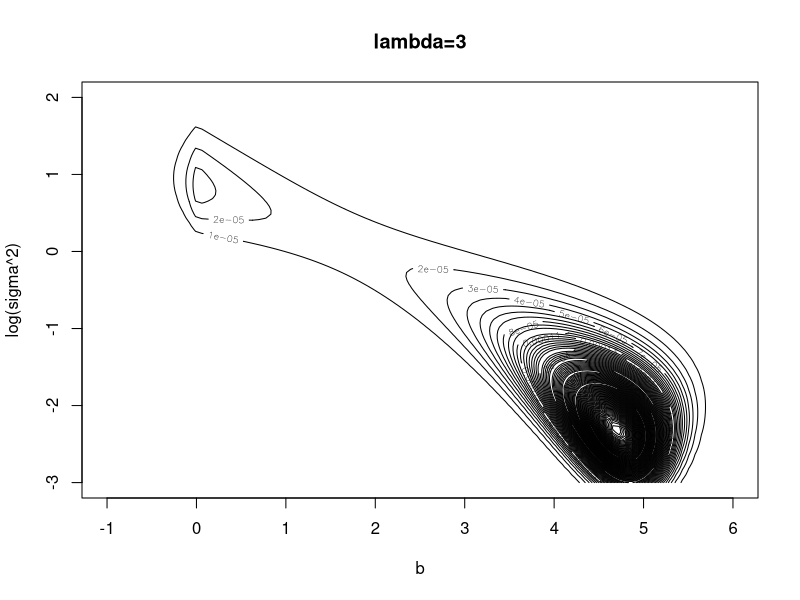
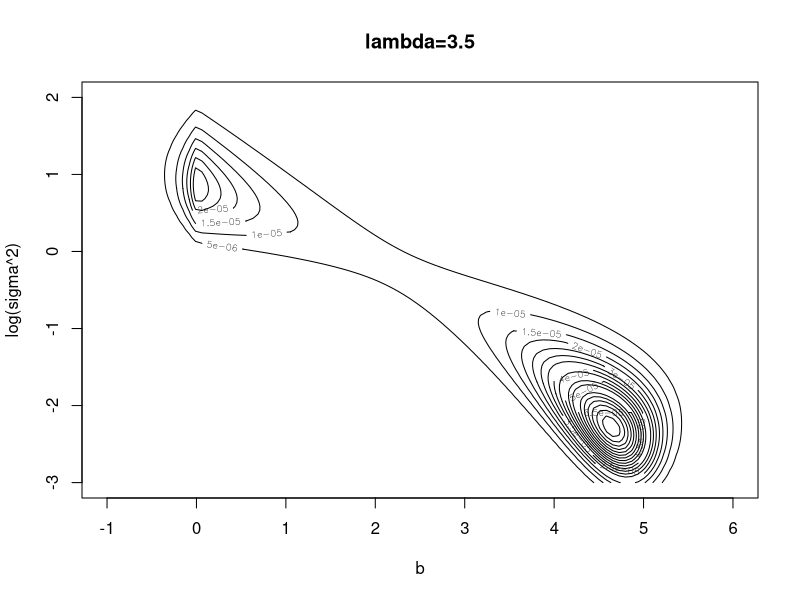
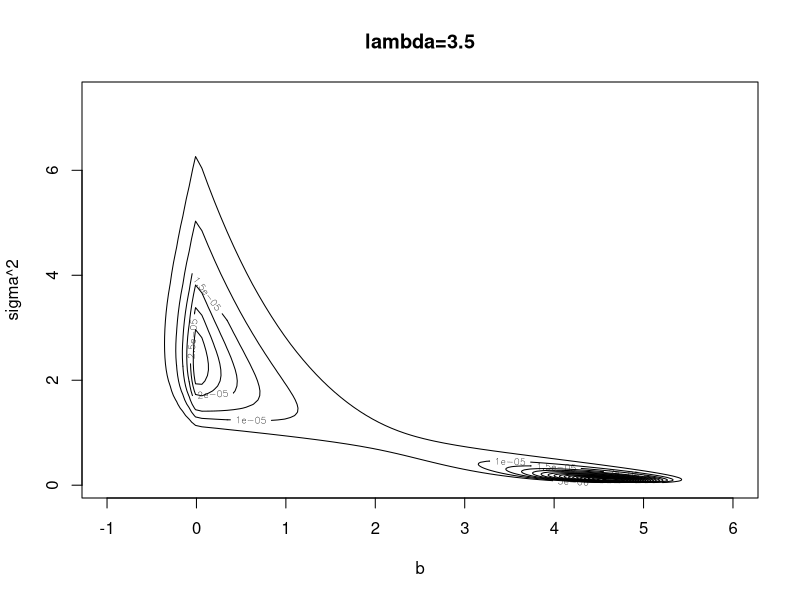
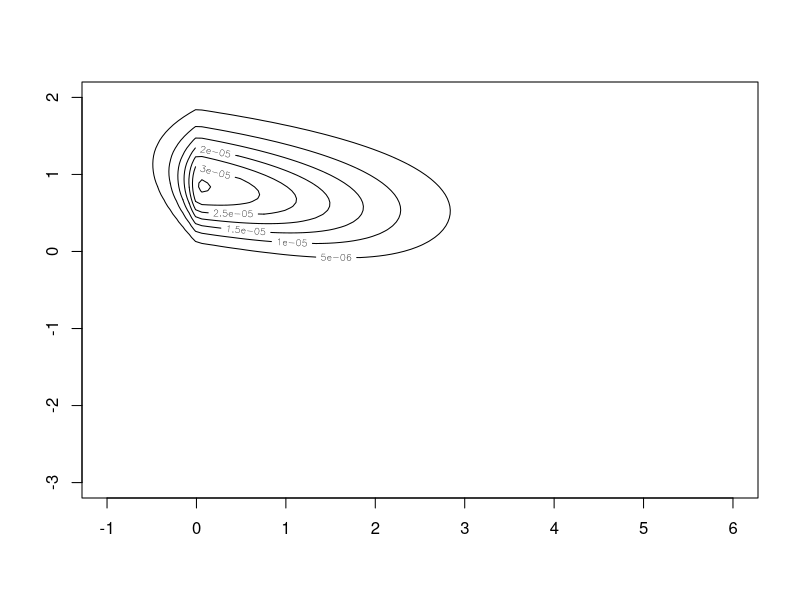
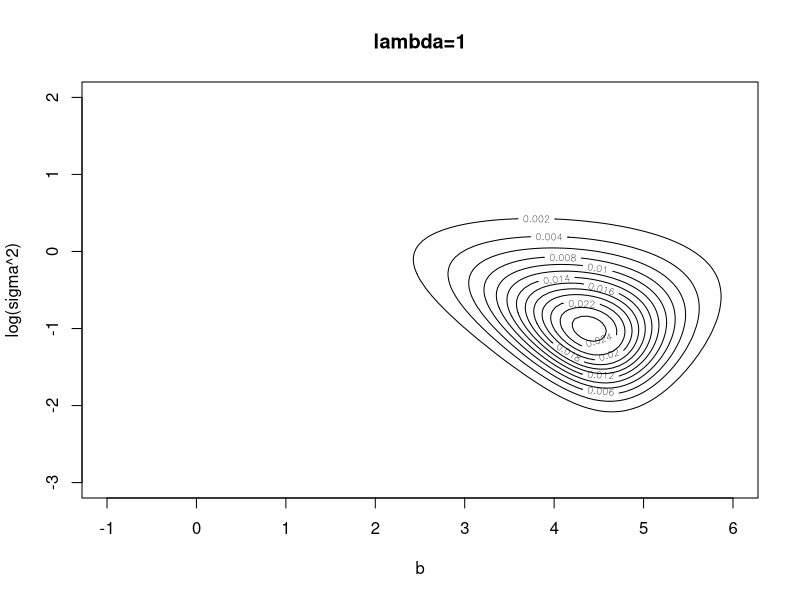
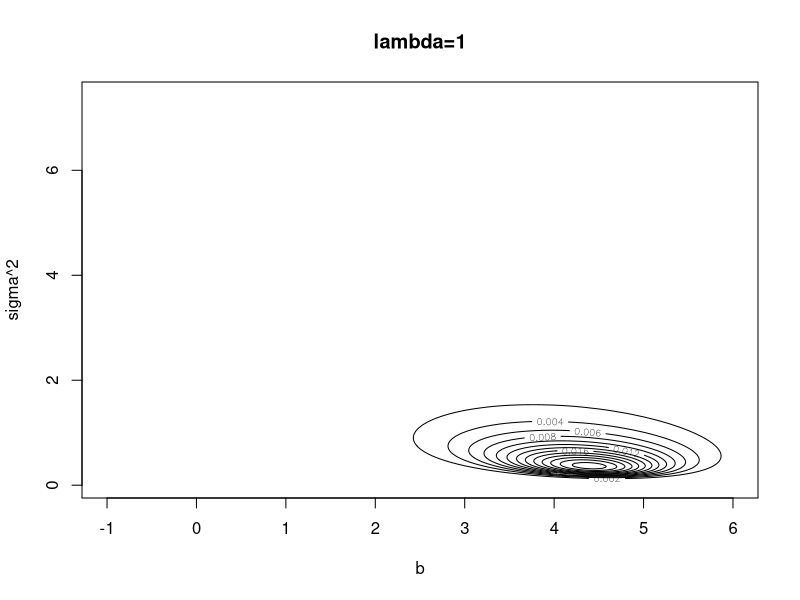
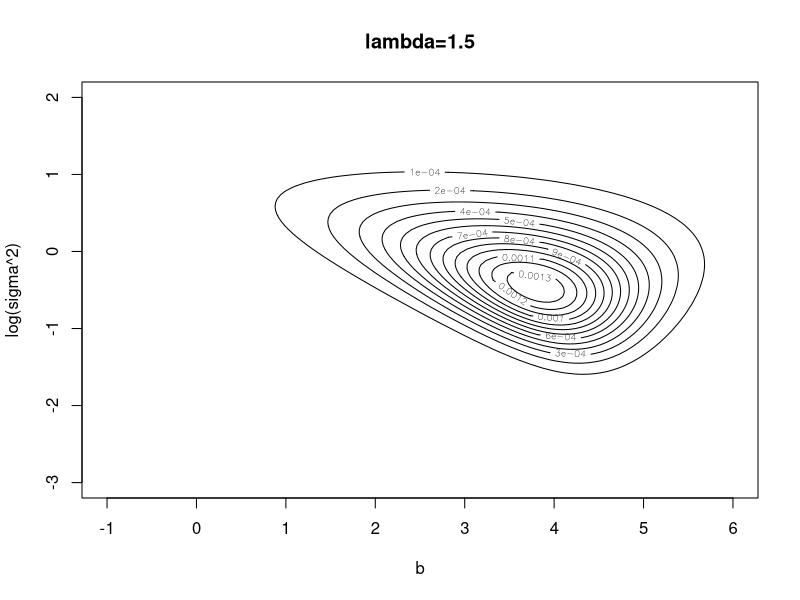
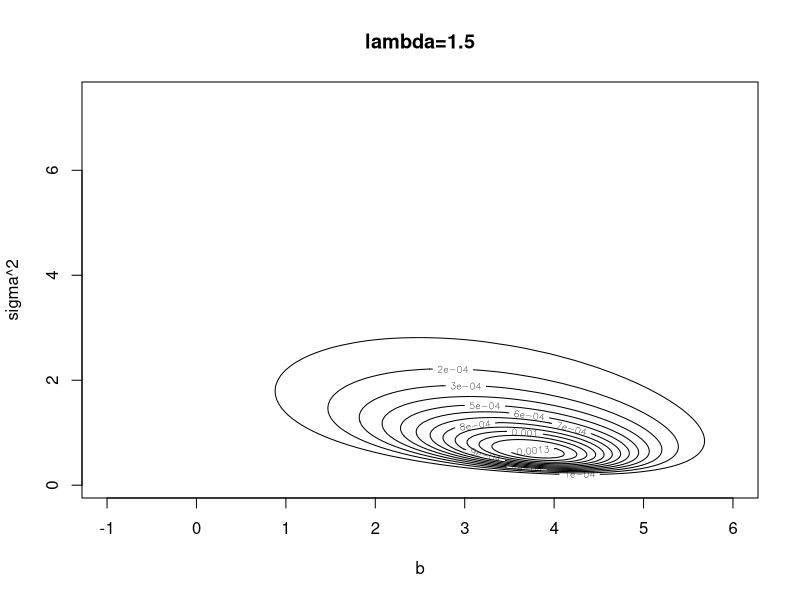

The R script that drew these images, in order:
## ---- chunk 1
post = function(s2, b, yty=26, xtx=1, xty=5, n=10, lambda=3){
  (1/s2) * ((s2)^(-(n-1)/2))  * exp(-0.5*(1/s2)*(yty+b^2*xtx-2*xty*b) - lambda*abs(b) )
}
## ---- chunk 2
b = seq(-1,6,length=100)
ls2 = seq(-3,2,length=100)
z = matrix(0,nrow=100, ncol=100)
for(i in 1:length(b)){
  for(j in 1:length(ls2)){
    z[i,j] = post(exp(ls2[j]),b[i],lambda=3)
  }
}
contour(b,ls2,z,nlevels = 100,main="lambda=3",xlab="b",ylab="log(sigma^2)")
## ---- chunk 3
for(i in 1:length(b)){
  for(j in 1:length(ls2)){
    z[i,j] = post(exp(ls2[j]),b[i],lambda=3.5)
  }
}
contour(b,ls2,z,nlevels = 20,main="lambda=3.5",xlab="b",ylab="log(sigma^2)")
## ---- chunk 4
contour(b,exp(ls2),z,nlevels = 20, main="lambda=3.5",xlab="b",ylab="sigma^2")
## ---- chunk 5
post2 = function(s2, b, yty=26, xtx=1, xty=5, n=10, lambda=3){
  (1/s2) * ((s2)^(-(n-1)/2)) * exp(-0.5*(1/s2)*(yty+b^2*xtx-2*xty*b) - (lambda/sqrt(s2))*abs(b) )
}

z2 = matrix(0,nrow=100, ncol=100)
for(i in 1:length(b)){
  for(j in 1:length(ls2)){
    z2[i,j] = post2(exp(ls2[j]),b[i],lambda=3.5)
  }
}
contour(b,ls2,z2)
## ---- chunk 6
for(i in 1:length(b)){
  for(j in 1:length(ls2)){
    z2[i,j] = post2(exp(ls2[j]),b[i],lambda=1)
  }
}
contour(b,ls2,z2,main="lambda=1",xlab="b",ylab="log(sigma^2)")
contour(b,exp(ls2),z2,main="lambda=1", ,xlab="b",ylab="sigma^2")
## ---- chunk 7
for(i in 1:length(b)){
  for(j in 1:length(ls2)){
    z2[i,j] = post2(exp(ls2[j]),b[i],lambda=1.5)
  }
}
contour(b,ls2,z2,main="lambda=1.5",xlab="b",ylab="log(sigma^2)")
contour(b,exp(ls2),z2,main="lambda=1.5", ,xlab="b",ylab="sigma^2")
## ---- chunk 8
for(i in 1:length(b)){
  for(j in 1:length(ls2)){
    z2[i,j] = post2(exp(ls2[j]),b[i],lambda=2.5)
  }
}
contour(b,ls2,z2,main="lambda=2.5",xlab="b",ylab="log(sigma^2)")
contour(b,exp(ls2),z2,main="lambda=2.5", ,xlab="b",ylab="sigma^2")
